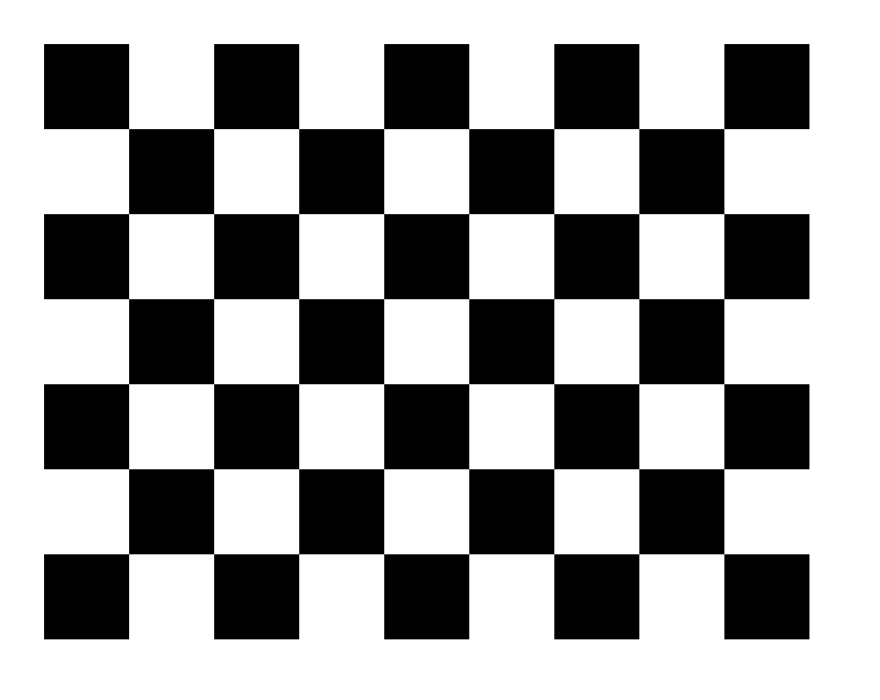
#> input picture computer_vision/lab12/Shi_Tomasi_task/chess.png, 4400 x 3500 px (shown at 1/5 size)
$ jupyter execute --allow-errors tasl.ipynb   (shell and % lines are left out)
#> lines starting #> are read from the running program, lines starting #| are printed output that depends on the picture; after the words box and inside, x2 and y2 are one past the last pixel; in counts of white or black regions, pixels touching at a corner belong together
## Applay SHI_Tomasi on chess img

[cell 1]
import numpy as np
import cv2
from datetime import datetime
import time
import random as rng
import matplotlib.pyplot as plt

img_resize = cv2.imread('chess.png')
#> img_resize is the input picture: shape (3500, 4400, 3); min 0, max 255, mean 159.2
img = cv2.resize(img_resize, (500, 500))
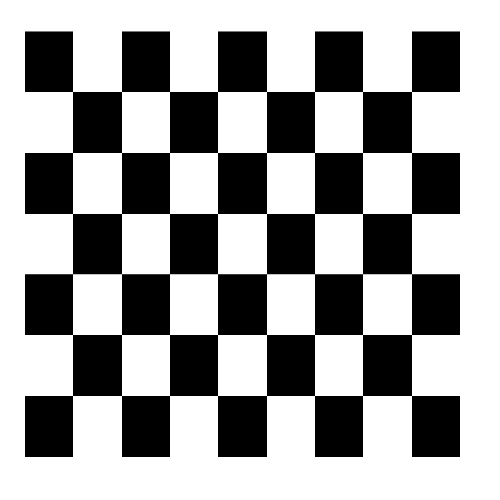
#> img: shape (500, 500, 3); min 0, max 255, mean 159.1
gray = cv2.cvtColor(img, cv2.COLOR_BGR2GRAY)
gray = np.float32(gray)

def nothing(x):
    pass

cv2.namedWindow('shi_tomasi', cv2.WINDOW_NORMAL)

cv2.createTrackbar('maxCorners', 'shi_tomasi', 1, 500, nothing)
cv2.createTrackbar('qualityLevel', 'shi_tomasi', 1, 50, nothing)
cv2.createTrackbar('minDistance', 'shi_tomasi', 1, 500, nothing)
#cv2.createTrackbar('blocksize', 'shi_tomasi', 1, 20, nothing)
#cv2.createTrackbar('gradientSize', 'shi_tomasi', 1, 20, nothing)
#cv2.createTrackbar('k', 'shi_tomasi', 1, 20, nothing)


while 1:
    image= gray.copy()
    img2=img.copy()
    maxCorners = cv2.getTrackbarPos('maxCorners','shi_tomasi')
    qualityLevel = cv2.getTrackbarPos('qualityLevel','shi_tomasi') /100
    minDistance = cv2.getTrackbarPos('minDistance','shi_tomasi')
    #blockSize = cv2.getTrackbarPos('blocksize','shi_tomasi')
    #gradientSize = cv2.getTrackbarPos('gradientSize','shi_tomasi')
    #k = cv2.getTrackbarPos('k','shi_tomasi') /100
    if maxCorners==0:
        maxCorners=1
    #if blockSize == 0 :
    #    blockSize=1
    #dt1 = datetime.now()
    #dt1.microsecond
    start = time.time()
    corners = cv2.goodFeaturesToTrack(image, maxCorners, qualityLevel, minDistance)
#> corners = [[412, 396]]
    end = time.time()
    print((end - start)*1000) # to convert to millisecond
    corners = np.int0(corners)
    # draw red color circles on all corners
    for i in corners:
        x, y = i.ravel()
        cv2.circle(img, (x, y), 3, (255, 0, 0), -1)
#> this loop made 1 pass
#> img: shape (500, 500, 3); 0.01% of pixels changed, all inside (x1, y1, x2, y2) = (409, 393, 416, 400)

    cv2.imshow('shi_tomasi', img)

    k = cv2.waitKey(1)
#> (key Esc is pressed here)
    if k == 27:
        break
    if k == 115:
        cv2.imwrite("chess_edges.png", img)

cv2.destroyAllWindows()

## get img from ros node and apply shi_tomasi

[cell 2]
import numpy as np
import cv2
from datetime import datetime
import time
import random as rng
import matplotlib.pyplot as plt

img_resize = cv2.imread('saved_img.png')
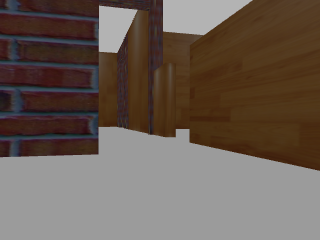
#> input picture computer_vision/lab12/Shi_Tomasi_task/saved_img.png, 320 x 240 px
#> img_resize is the input picture: shape (240, 320, 3); mean B, G, R 84.5, 93.3, 106.6
imgg = cv2.resize(img_resize, (500, 500))
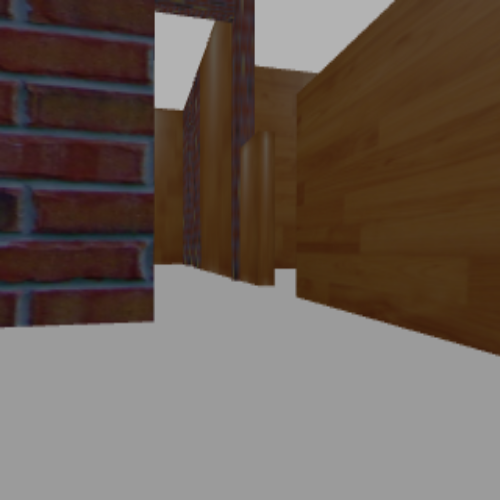
#> imgg: shape (500, 500, 3); mean B, G, R 84.4, 93.3, 106.6
gray = cv2.cvtColor(imgg, cv2.COLOR_BGR2GRAY)
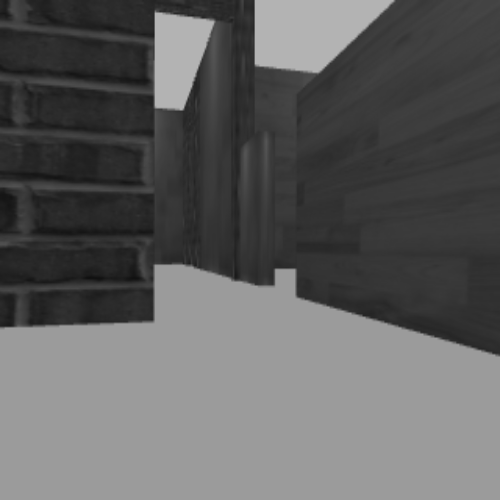
#> gray: shape (500, 500); min 16, max 179, mean 96.3
gray = np.float32(gray)

def nothing(x):
    pass

cv2.namedWindow('shi_tomasi', cv2.WINDOW_NORMAL)

cv2.createTrackbar('maxCorners', 'shi_tomasi', 1, 500, nothing)
cv2.createTrackbar('qualityLevel', 'shi_tomasi', 1, 50, nothing)
cv2.createTrackbar('minDistance', 'shi_tomasi', 1, 500, nothing)
#cv2.createTrackbar('blocksize', 'shi_tomasi', 1, 20, nothing)
#cv2.createTrackbar('gradientSize', 'shi_tomasi', 1, 20, nothing)
#cv2.createTrackbar('k', 'shi_tomasi', 1, 20, nothing)


while 1:
    image= gray.copy()
    img=imgg.copy()
    maxCorners = cv2.getTrackbarPos('maxCorners','shi_tomasi')
#> maxCorners = 1
    qualityLevel = cv2.getTrackbarPos('qualityLevel','shi_tomasi') /100
#> qualityLevel = 0.01
    minDistance = cv2.getTrackbarPos('minDistance','shi_tomasi')
#> minDistance = 1
    #blockSize = cv2.getTrackbarPos('blocksize','shi_tomasi')
    #gradientSize = cv2.getTrackbarPos('gradientSize','shi_tomasi')
    #k = cv2.getTrackbarPos('k','shi_tomasi') /100
    if maxCorners==0:
        maxCorners=1
    if qualityLevel == 0 :
        qualityLevel=.01
    #dt1 = datetime.now()
    #dt1.microsecond
    start = time.time()
    corners = cv2.goodFeaturesToTrack(image, maxCorners, qualityLevel, minDistance)
#> corners = [[155, 12]]
    end = time.time()
    print((end - start)*1000) # to convert to millisecond
    corners = np.int0(corners)
    # draw red color circles on all corners
    for i in corners:
        x, y = i.ravel()
        cv2.circle(img, (x, y), 3, (255, 0, 0), -1)
#> this loop made 1 pass
#> img: shape (500, 500, 3); 0.01% of pixels changed, all inside (x1, y1, x2, y2) = (152, 9, 159, 16)

    cv2.imshow('shi_tomasi', img)

    k = cv2.waitKey(1)
#> (key Esc is pressed here)
    if k == 27:
        break
    if k == 115:
        cv2.imwrite("save_img_edges.png", img)

cv2.destroyAllWindows()
plt.imshow(img)

## out source and dest img

[cell 3]
import cv2
import matplotlib.pyplot as plt
from PIL import Image
import numpy as np

src = cv2.imread('saved_img.png')
dst = cv2.imread('save_img_edges.png')


def show(img):
    if (len(img.shape) == 2):
        display(Image.fromarray(img));
    else:
        display(Image.fromarray(img[:,:,::-1]));


show(src)
#> (the rest of this cell did not finish here and is left out)

## demo code

[cell 4]
# Python program to illustrate
# corner detection with
# Shi-Tomasi Detection Method

# organizing imports
import cv2
import numpy as np
import matplotlib.pyplot as plt

# path to input image specified and
# image is loaded with imread command
img = cv2.imread('chess.png')

# convert image to grayscale
gray_img = cv2.cvtColor(img, cv2.COLOR_BGR2GRAY)

# Shi-Tomasi corner detection function
# We are detecting only 100 best corners here
# You can change the number to get desired result.
corners = cv2.goodFeaturesToTrack(gray_img, 100, 0.01, 10)
#> corners = 80 rows, first 8: [3622, 1496], [1495, 1495], [1071, 1495], [3622, 1070], [1495, 1071], [3622, 1921], [1071, 1071], [3197, 1495]

# convert corners values to integer
# So that we will be able to draw circles on them
corners = np.int0(corners)

# draw red color circles on all corners
for i in corners:
    x, y = i.ravel()
    cv2.circle(img, (x, y), 3, (255, 0, 0), -1)
#> this loop made 80 passes
#> (x, y) on passes 1 to 12: (3622, 1496), (1495, 1495), (1071, 1495), (3622, 1070), (1495, 1071), (3622, 1921), (1071, 1071), (3197, 1495), (1920, 1495), (3197, 1071), (1920, 1071), (1495, 1920)
#> img: shape (3500, 4400, 3)

# resulting image
plt.imshow(img)

# De-allocate any associated memory usage
if cv2.waitKey(0) & 0xff == 27:
#> (key Esc is pressed here)
    cv2.destroyAllWindows()
